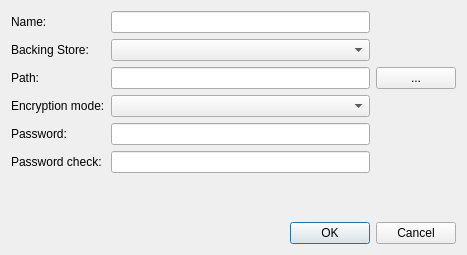
<?xml version="1.0" encoding="UTF-8"?>
<ui version="4.0">
 <class>Form</class>
 <widget class="QWidget" name="Form">
  <property name="geometry">
   <rect>
    <x>0</x>
    <y>0</y>
    <width>467</width>
    <height>255</height>
   </rect>
  </property>
  <property name="windowTitle">
   <string>New repository</string>
  </property>
  <layout class="QGridLayout" name="gridLayout">
   <item row="4" column="2">
    <spacer name="verticalSpacer">
     <property name="orientation">
      <enum>Qt::Vertical</enum>
     </property>
     <property name="sizeHint" stdset="0">
      <size>
       <width>20</width>
       <height>40</height>
      </size>
     </property>
    </spacer>
   </item>
   <item row="5" column="2">
    <widget class="QDialogButtonBox" name="bb_cancel_ok">
     <property name="standardButtons">
      <set>QDialogButtonBox::Cancel|QDialogButtonBox::Ok</set>
     </property>
    </widget>
   </item>
   <item row="3" column="2">
    <layout class="QGridLayout" name="gridLayout_2">
     <item row="5" column="1">
      <widget class="QLineEdit" name="txt_password">
       <property name="echoMode">
        <enum>QLineEdit::Password</enum>
       </property>
      </widget>
     </item>
     <item row="6" column="1">
      <widget class="QLineEdit" name="txt_password_check">
       <property name="echoMode">
        <enum>QLineEdit::Password</enum>
       </property>
      </widget>
     </item>
     <item row="5" column="0">
      <widget class="QLabel" name="lbl_password">
       <property name="text">
        <string>Password:</string>
       </property>
      </widget>
     </item>
     <item row="4" column="0">
      <widget class="QLabel" name="lbl_encryption_mode">
       <property name="text">
        <string>Encryption mode:</string>
       </property>
      </widget>
     </item>
     <item row="0" column="1">
      <widget class="QLineEdit" name="txt_repo_name"/>
     </item>
     <item row="6" column="0">
      <widget class="QLabel" name="lbl_password_check">
       <property name="text">
        <string>Password check:</string>
       </property>
      </widget>
     </item>
     <item row="2" column="1">
      <widget class="QLineEdit" name="txt_repo_path"/>
     </item>
     <item row="4" column="1">
      <widget class="QComboBox" name="cb_encryption_mode"/>
     </item>
     <item row="2" column="0">
      <widget class="QLabel" name="lbl_repo_path">
       <property name="text">
        <string>Path:</string>
       </property>
      </widget>
     </item>
     <item row="2" column="2">
      <widget class="QPushButton" name="btn_repo_path_browse">
       <property name="text">
        <string>...</string>
       </property>
      </widget>
     </item>
     <item row="0" column="0">
      <widget class="QLabel" name="lbl_repo_name">
       <property name="text">
        <string>Name:</string>
       </property>
      </widget>
     </item>
     <item row="1" column="0">
      <widget class="QLabel" name="lbl_backing_store">
       <property name="text">
        <string>Backing Store:</string>
       </property>
      </widget>
     </item>
     <item row="1" column="1">
      <widget class="QComboBox" name="cb_backing_store"/>
     </item>
    </layout>
   </item>
  </layout>
 </widget>
 <tabstops>
  <tabstop>txt_repo_name</tabstop>
  <tabstop>cb_backing_store</tabstop>
  <tabstop>txt_repo_path</tabstop>
  <tabstop>btn_repo_path_browse</tabstop>
  <tabstop>cb_encryption_mode</tabstop>
  <tabstop>txt_password</tabstop>
  <tabstop>txt_password_check</tabstop>
  <tabstop>bb_cancel_ok</tabstop>
 </tabstops>
 <resources/>
 <connections>
  <connection>
   <sender>bb_cancel_ok</sender>
   <signal>rejected()</signal>
   <receiver>Form</receiver>
   <slot>close()</slot>
   <hints>
    <hint type="sourcelabel">
     <x>242</x>
     <y>234</y>
    </hint>
    <hint type="destinationlabel">
     <x>233</x>
     <y>99</y>
    </hint>
   </hints>
  </connection>
 </connections>
</ui>
